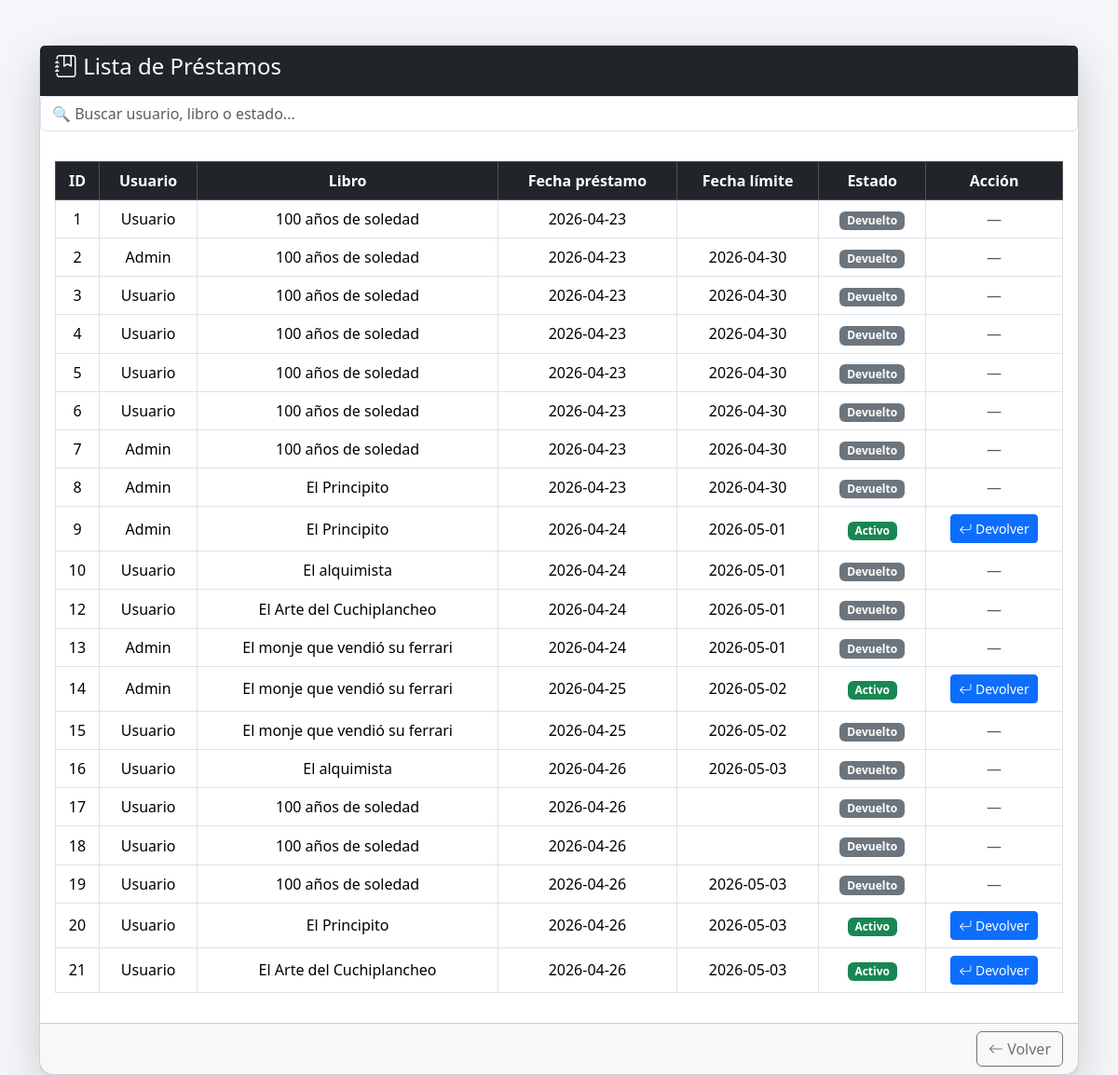
Page /ver_prestamos.php (signed in) on the earlier database version.
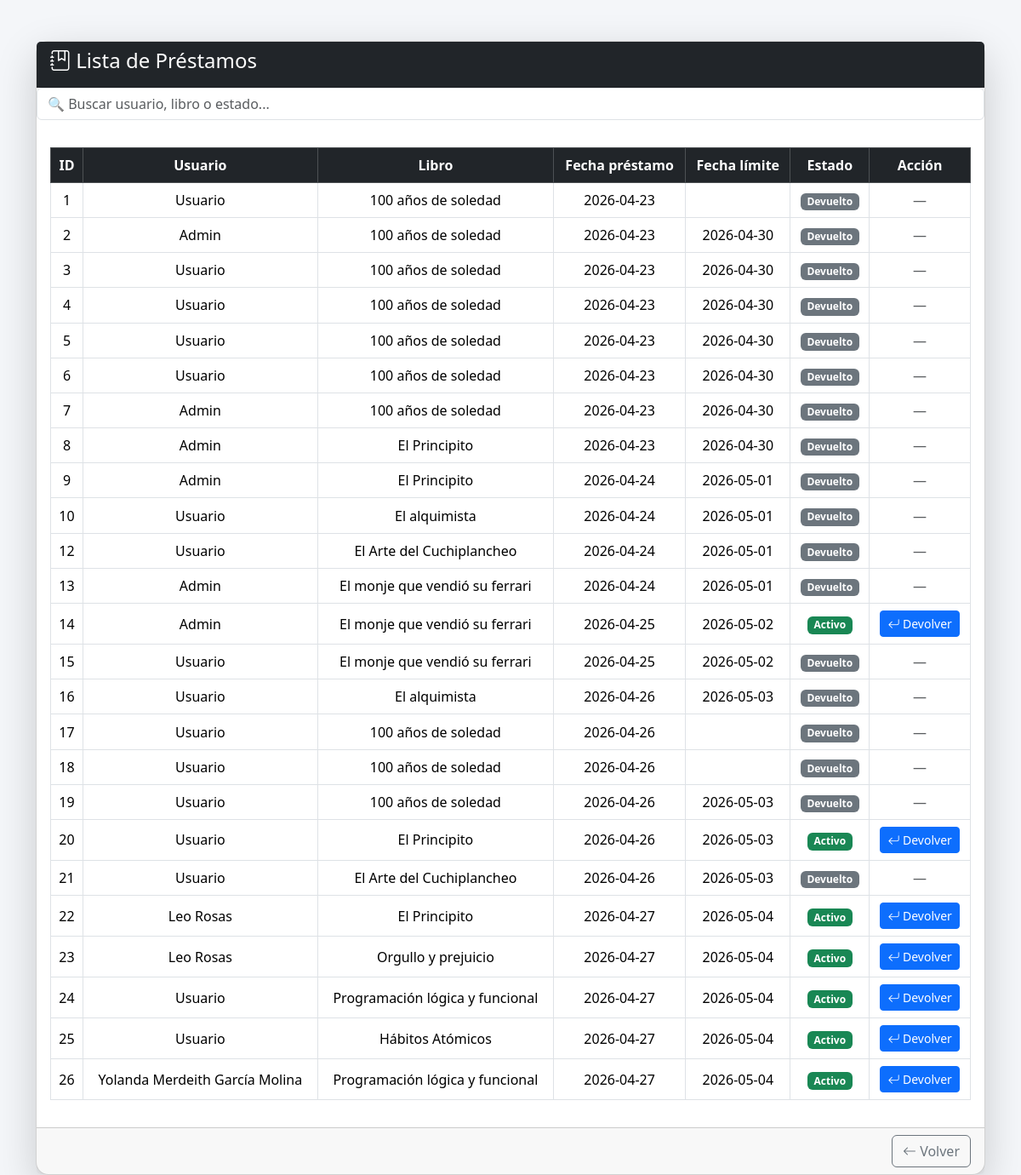
Same page on the later database version.
### tables this page shows
CREATE TABLE `prestamos` (
  `id` int NOT NULL,
  `id_usuario` int DEFAULT NULL,
  `id_libro` int DEFAULT NULL,
  `fecha_prestamo` date DEFAULT NULL,
  `fecha_devolucion` date DEFAULT NULL,
  `fecha_real_devolucion` date DEFAULT NULL,
  `estado` enum('PENDIENTE','ACTIVO','DEVUELTO','RECHAZADO') DEFAULT 'PENDIENTE'
);

CREATE TABLE `usuarios` (
  `id` int NOT NULL,
  `nombre` varchar(100) NOT NULL,
  `correo` varchar(100) NOT NULL,
  `password` varchar(255) NOT NULL,
  `id_rol` int DEFAULT NULL,
  `intentos_fallidos` int DEFAULT '0',
  `bloqueado` tinyint(1) DEFAULT '0'
);

CREATE TABLE `libros` (
  `id` int NOT NULL,
  `titulo` varchar(150) NOT NULL,
  `autor` varchar(100) NOT NULL,
  `genero` varchar(50) DEFAULT NULL,
  `isbn` varchar(20) DEFAULT NULL,
  `stock` int NOT NULL,
  `activo` tinyint DEFAULT '1'
);

### ver_prestamos.php (the view, shortened to what this page needs)
<?php
include("conexion.php");
$sql = "SELECT p.id, u.nombre, l.titulo,
               p.fecha_prestamo,
               p.fecha_devolucion,
               p.estado
        FROM prestamos p
        JOIN usuarios u ON p.id_usuario = u.id
        JOIN libros l ON p.id_libro = l.id";
$result = $conexion->query($sql);
?>
<!DOCTYPE html>
<html lang="es">
<head>
<link href="https://cdn.jsdelivr.net/npm/bootstrap@5.3.3/dist/css/bootstrap.min.css" rel="stylesheet">
<link href="https://cdn.jsdelivr.net/npm/bootstrap-icons/font/bootstrap-icons.css" rel="stylesheet">
</head>
<body>
<div class="container mt-5">
    <div class="card shadow-lg">
        <div class="card-header bg-dark text-white">
            <h4><i class="bi bi-journal-bookmark"></i> Lista de Préstamos</h4>
        </div>
        <div class="mb-3">
    <input type="text" id="buscadorPrestamos" class="form-control" placeholder="🔍 Buscar usuario, libro o estado...">
</div>
        <div class="card-body">
            <table class="table table-bordered table-hover align-middle text-center" id="tablaPrestamos">
                <thead class="table-dark">
                    <tr>
                        <th>ID</th>
                        <th>Usuario</th>
                        <th>Libro</th>
                        <th>Fecha préstamo</th>
                        <th>Fecha límite</th>
                        <th>Estado</th>
                        <th>Acción</th>
                    </tr>
                </thead>
                <tbody>
                <?php while ($row = $result->fetch_assoc()) {
                    $hoy = date('Y-m-d');
                    $atrasado = ($row['estado'] == 'ACTIVO' && $row['fecha_devolucion'] < $hoy);
                ?>
                    <tr class="<?php echo $atrasado ? 'table-danger' : ''; ?>">
                        <td><?php echo $row['id']; ?></td>
                        <td><?php echo htmlspecialchars($row['nombre']); ?></td>
                        <td><?php echo htmlspecialchars($row['titulo']); ?></td>
                        <td><?php echo $row['fecha_prestamo']; ?></td>
                        <td><?php echo $row['fecha_devolucion']; ?></td>
                        <td>
                            <?php if ($row['estado'] == 'ACTIVO') { ?>
                                <span class="badge bg-success">Activo</span>
                            <?php } else { ?>
                                <span class="badge bg-secondary">Devuelto</span>
                            <?php } ?>
                        </td>
                        <td>
                            <?php if ($row['estado'] == 'ACTIVO') { ?>
                                <a href="devolver_libro.php?id=<?php echo $row['id']; ?>"
                                   class="btn btn-sm btn-primary">
                                   <i class="bi bi-arrow-return-left"></i> Devolver
                                </a>
                            <?php } else { ?>
                                <span class="text-muted">—</span>
                            <?php } ?>
                        </td>
                    </tr>
                <?php } ?>
                </tbody>
            </table>
        </div>
        <div class="card-footer text-end">
            <a href="dashboard.php" class="btn btn-outline-secondary">
                <i class="bi bi-arrow-left"></i> Volver
            </a>
        </div>
    </div>
</div>
</body>
</html>

### ver_prestamos.php (style rules this page uses)
body { background: #f4f6f9; }
.card { border-radius: 15px; }

Differences in the rows shown:
changed prestamos id 9: estado "Activo Devolver" → "Devuelto —"
changed prestamos id 21: estado "Activo Devolver" → "Devuelto —"
added prestamos: id "22", id_usuario.nombre "Leo Rosas", id_libro.titulo "El Principito", fecha_prestamo "2026-04-27", fecha_devolucion "2026-05-04", estado "Activo"
added prestamos: id "23", id_usuario.nombre "Leo Rosas", id_libro.titulo "Orgullo y prejuicio", fecha_prestamo "2026-04-27", fecha_devolucion "2026-05-04", estado "Activo"
added prestamos: id "24", id_usuario.nombre "Usuario", id_libro.titulo "Programación lógica y funcional", fecha_prestamo "2026-04-27", fecha_devolucion "2026-05-04", estado "Activo"
added prestamos: id "25", id_usuario.nombre "Usuario", id_libro.titulo "Hábitos Atómicos", fecha_prestamo "2026-04-27", fecha_devolucion "2026-05-04", estado "Activo"
added prestamos: id "26", id_usuario.nombre "Yolanda Merdeith García Molina", id_libro.titulo "Programación lógica y funcional", fecha_prestamo "2026-04-27", fecha_devolucion "2026-05-04", estado "Activo"
